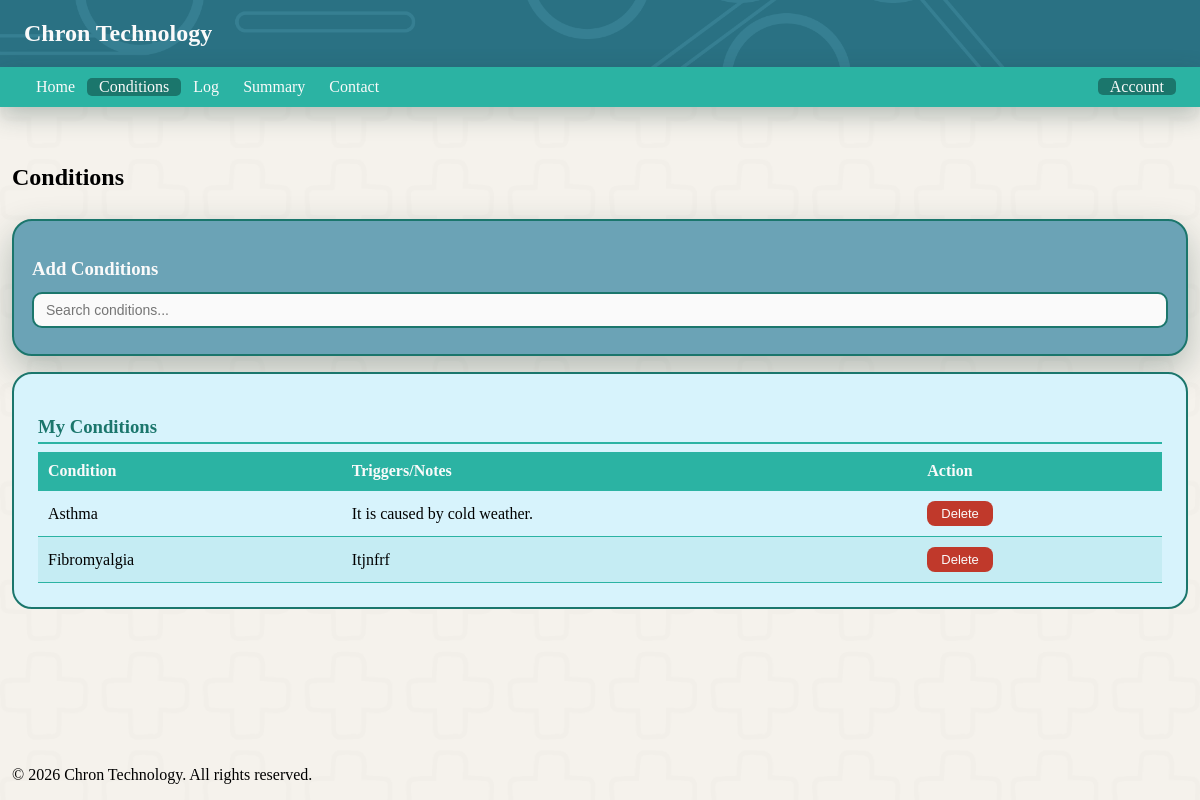
The app's page /conditions (signed in) with its own data.
### tables this page shows
CREATE TABLE conditions (
        id INTEGER PRIMARY KEY AUTOINCREMENT,
        user_id INTEGER NOT NULL,
        condition_name TEXT NOT NULL,
        triggers TEXT NULL,
        created_at TIMESTAMP DEFAULT CURRENT_TIMESTAMP,
        FOREIGN KEY (user_id) REFERENCES users(id)
    );

### app.py (the view, shortened to what this page needs)
@app.route('/conditions', methods=['GET', 'POST'])
def conditions():
    user_conditions = []
    user_condition_names = []
    if session.get('user_id'):
        conn = get_user_conn()
        cursor = conn.cursor()
        cursor.execute(
            'SELECT id, condition_name, triggers FROM conditions WHERE user_id = ?',
            (session['user_id'],)
        )
        rows = cursor.fetchall()
        user_conditions = [(row[0], row[1], row[2] or '') for row in rows]  # (id, name, triggers)
        user_condition_names = [row[1] for row in rows]
        conn.close()
    return render_template(
        'conditions.html',
        all_conditions=CHRONIC_CONDITIONS,
        user_conditions=user_conditions,
        user_condition_names=user_condition_names
    )

### app.py (called while the page is built)
def get_user_conn():
    return sqlite3.connect(USER_DB)

### templates/conditions.html (shortened to what this page needs)
<!DOCTYPE html>
<html lang="en">
<head>
    <link rel="stylesheet" href="/static/style.css">
</head>
<body class="index_page">
    <header>
        <nav>
            <h1 class="websitelogo">Chron Technology</h1>
        </nav>
        <div class="topnav">
            <div class="nav-left">
                <a class="notactive_page" href="/">Home</a>
                {% if session.get('user_id') %}
                <a class="active_page" href="conditions">Conditions</a>
                <a class="notactive_page" href="log">Log</a>
                <a class="notactive_page" href="summary">Summary</a>
                <a class="notactive_page" href="contact">Contact</a>
                {% endif %}
            </div>
            <div class="nav-right">
                {% if session.get('user_id') %}
                <div class="dropdown">
                    <span class="dropdown-toggle">Account</span>
                </div>
                {% else %}
                <a class="notactive_page" href="signup">SignUp</a>
                <a class="notactive_page" href="signin">SignIn</a>
                {% endif %}
            </div>
        </div>
    </header>
    <main>
        <section>
            <h2 class="topPageHeadings">Conditions</h2>
            <div class="add_condition">
                <h3>Add Conditions</h3>
                <input type="text" id="condition-search" placeholder="Search conditions..." onkeyup="filterConditions()">
            </div>
            <div class="summary-section">
                <h3>My Conditions</h3>
                {% if user_conditions %}
                <table class="summary-table">
                    <thead>
                        <tr>
                            <th>Condition</th>
                            <th>Triggers/Notes</th>
                            <th>Action</th>
                        </tr>
                    </thead>
                    <tbody>
                        {% for id, condition, triggers in user_conditions %}
                        <tr>
                            <td>{{ condition }}</td>
                            <td>{{ triggers }}</td>
                            <td>
                                <form action="/delete/{{ id }}" method="POST">
                                    <button type="submit" class="delete-btn">Delete</button>
                                </form>
                            </td>
                        </tr>
                        {% endfor %}
                    </tbody>
                </table>
                {% else %}
                <p class="no-data">No conditions recorded yet.</p>
                {% endif %}
            </div>
        </section>
    </main>
    <footer>
        <p>&copy; 2026 Chron Technology. All rights reserved.</p>
    </footer>
</body>
</html>

### static/style.css (style rules this page uses)
header { position: fixed; top: 0; left: 0; width: 100%; z-index: 1000; background-color: #2a7183; background-image: url('/static/images/header_image.png'); background-repeat: no-repeat; background-size: cover; background-position: center; }
.websitelogo { padding-left: 2vw; }
.topPageHeadings { display: block; padding-bottom: 1vh; }
.index_page { background-color: #f5f2ec; background-image: url('/static/images/chron_tech_background.png'); background-repeat: no-repeat; background-size: cover; background-position: center; background-attachment: fixed; min-height: 100vh; display: flex; flex-direction: column; margin: 0; padding-left: 1vw; padding-right: 1vw; }
main { flex: 1; margin-top: 18vh; }
.websitelogo { color: #fafafa; }
.topnav { background-color:#2BB3A3; height: 5vh; display: flex; align-items: center; justify-content: space-between; box-shadow: 0 8px 25px rgba(26, 58, 53, 0.3); }
.nav-left, .nav-right { display: flex; align-items: center; }
.nav-left { padding-left: 2vw; }
.nav-right { padding-right: 2vw; }
.active_page { color: #fafafa; text-decoration: none; padding-left: 1vw; padding-right: 1vw; background-color: #1b766c; border-radius: 5px; }
.notactive_page { color: #fafafa; text-decoration: none; padding-left: 1vw; padding-right: 1vw; }
.dropdown { position: relative; }
.dropdown-toggle { color: #fafafa; cursor: pointer; padding: 0 1vw; border-radius: 5px; background-color: #1b766c; }
.add_condition { border: 2px solid #1b766c; border-radius: 20px; background-color: rgb(107, 163, 182); padding: 1.5vw; color: #fafafa; margin-top: 2vh; box-shadow: 0 14px 35px rgba(26, 58, 53, 0.3); }
.add_condition h3 { margin-bottom: 1.5vh; }
#condition-search { width: 100%; padding: 8px 12px; border: 2px solid #1b766c; border-radius: 10px; font-size: 14px; box-sizing: border-box; background-color: #fafafa; margin-bottom: 1vh; }
.delete-btn { background-color: #c0392b; color: #fafafa; border: none; padding: 5px 14px; border-radius: 8px; font-size: 13px; cursor: pointer; transition: background-color 0.2s ease; }
.summary-section { margin-top: 2vh; }
.summary-section { border: 2px solid #1b766c; border-radius: 20px; background-color: rgb(215, 243, 252); padding: 2vw; }
.summary-section h3 { color: #1b766c; margin-bottom: 1vh; border-bottom: 2px solid #2BB3A3; padding-bottom: 0.5vh; }
.summary-table { width: 100%; border-collapse: collapse; margin-top: 1vh; }
.summary-table th, .summary-table td { padding: 10px; text-align: left; border-bottom: 1px solid #2BB3A3; }
.summary-table th { background-color: #2BB3A3; color: #fafafa; }
.summary-table tr:nth-child(even) { background-color: rgba(43, 179, 163, 0.1); }
section h2 { display: inline; }

### records on screen
conditions: condition_name "Asthma", triggers "It is caused by cold weather."
conditions: condition_name "Fibromyalgia", triggers "Itjnfrf"
